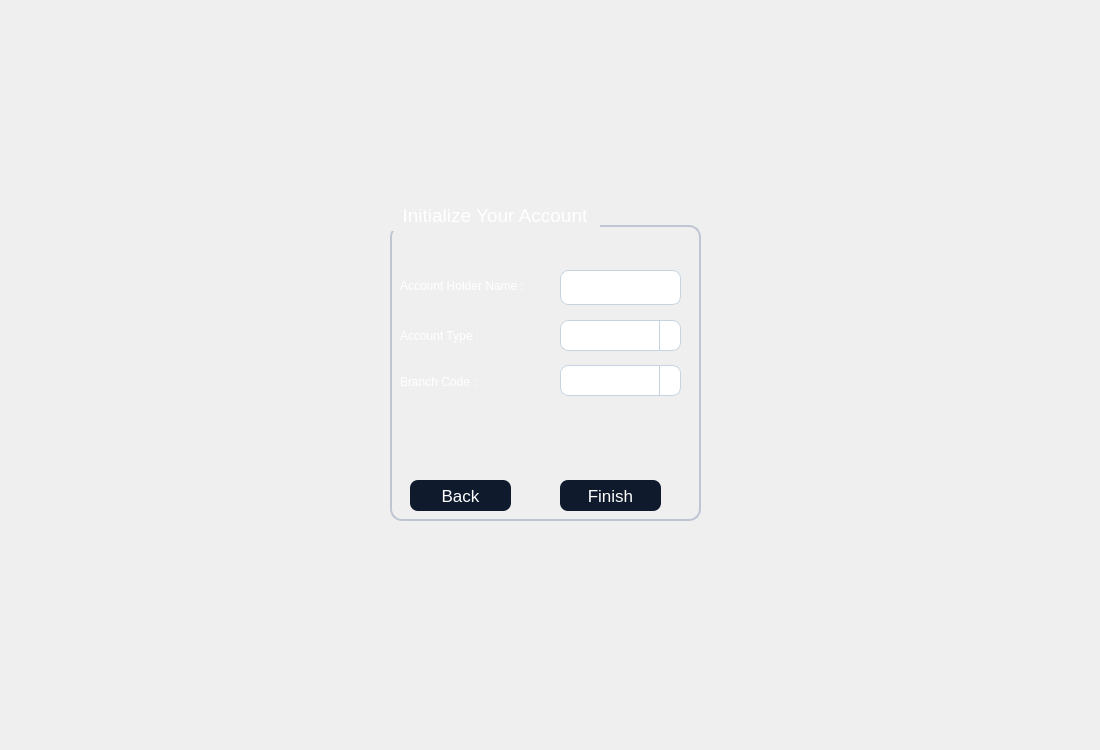
<?xml version="1.0" encoding="UTF-8"?>
<ui version="4.0">
 <class>afterregistering</class>
 <widget class="QDialog" name="afterregistering">
  <property name="geometry">
   <rect>
    <x>0</x>
    <y>0</y>
    <width>1100</width>
    <height>750</height>
   </rect>
  </property>
  <property name="windowTitle">
   <string>Dialog</string>
  </property>
  <property name="styleSheet">
   <string notr="true">QTableWidget {
    background-color: #1A2236;
    color: #FFFFFF;
    border: 1px solid #3A3F58;
    gridline-color: #3A3F58;
    font-family: &quot;Inter&quot;;
    font-size: 10pt;
    border-radius: 8px;
    selection-background-color: #0F5FFF;
    selection-color: #FFFFFF;
}

QHeaderView::section {
    background-color: #0F1A2C;
    color: #FFFFFF;
    border: 1px solid #3A3F58;
    padding: 4px;
    font-family: &quot;Montserrat SemiBold&quot;;
    font-size: 10pt;
}

QTableWidget::item:selected {
    background-color: #0F5FFF;
    color: #FFFFFF;
}
QGroupBox {
    border: 1.5px solid #BFC5D2;
    border-radius: 12px;
    margin-top: 25px;
    color: white;
    font-family: &quot;Segoe UI Semibold&quot;;
    font-size: 14pt;
}

QGroupBox::title {
    subcontrol-origin: margin;
    padding: 4px 10px;
}
QPushButton {
    background-color: #0F1A2C;
    color: #FFFFFF;
	border-color: rgb(0, 0, 0);
    border-radius: 10px;
    font-family: &quot;Montserrat SemiBold&quot;;
    font-size: 12pt;
    padding: 6px 12px;
}

QPushButton:hover {
    background-color: #1A2942;
}

QPushButton:pressed {
    background-color: #09111A;
}
QLineEdit {
    background-color: #FFFFFF;
    border: 1px solid #C6D4E1;
    border-radius: 8px;
    padding: 6px;
    color: #0A1320;
    font-family: &quot;Inter&quot;;
    font-size: 11pt;
}

QLineEdit:focus {
    border: 1px solid #00B4FF;
    background-color: #F8FBFF;
}
QComboBox {
    background-color: #FFFFFF;
    border: 1px solid #C6D4E1;
    border-radius: 8px;
    padding: 6px;
    color: #0A1320;
    font-family: &quot;Inter&quot;;
    font-size: 11pt;
}

QComboBox:focus {
    border: 1px solid #00B4FF;
    background-color: #F8FBFF;
}

QComboBox::drop-down {
    subcontrol-origin: padding;
    subcontrol-position: top right;
    width: 20px;
    border-left: 1px solid #C6D4E1;
}

QComboBox::down-arrow {
    
	image: url(:/new/prefix1/icon.png);
    width: 12px;
    height: 12px;
}</string>
  </property>
  <widget class="QLabel" name="label_3">
   <property name="geometry">
    <rect>
     <x>0</x>
     <y>0</y>
     <width>1100</width>
     <height>750</height>
    </rect>
   </property>
   <property name="styleSheet">
    <string notr="true">image: url(:/new/prefix1/bg.jpg);</string>
   </property>
   <property name="text">
    <string/>
   </property>
  </widget>
  <widget class="QGroupBox" name="groupBox">
   <property name="geometry">
    <rect>
     <x>390</x>
     <y>200</y>
     <width>311</width>
     <height>321</height>
    </rect>
   </property>
   <property name="title">
    <string>Initialize Your Account</string>
   </property>
   <widget class="QLabel" name="label">
    <property name="geometry">
     <rect>
      <x>10</x>
      <y>70</y>
      <width>181</width>
      <height>31</height>
     </rect>
    </property>
    <property name="styleSheet">
     <string notr="true">color: rgb(255, 255, 255);</string>
    </property>
    <property name="text">
     <string>Account Holder Name :</string>
    </property>
   </widget>
   <widget class="QLineEdit" name="le1">
    <property name="geometry">
     <rect>
      <x>170</x>
      <y>70</y>
      <width>121</width>
      <height>35</height>
     </rect>
    </property>
   </widget>
   <widget class="QComboBox" name="box">
    <property name="geometry">
     <rect>
      <x>170</x>
      <y>120</y>
      <width>121</width>
      <height>31</height>
     </rect>
    </property>
   </widget>
   <widget class="QLabel" name="label_2">
    <property name="geometry">
     <rect>
      <x>10</x>
      <y>120</y>
      <width>181</width>
      <height>31</height>
     </rect>
    </property>
    <property name="styleSheet">
     <string notr="true">color: rgb(255, 255, 255);</string>
    </property>
    <property name="text">
     <string>Account Type :</string>
    </property>
   </widget>
   <widget class="QPushButton" name="back">
    <property name="geometry">
     <rect>
      <x>20</x>
      <y>280</y>
      <width>101</width>
      <height>31</height>
     </rect>
    </property>
    <property name="styleSheet">
     <string notr="true">background-color: #0F1A2C;
    color: #FFFFFF;
border-color: rgb(0, 0, 0);
    border-radius: 8px;
    font-family: &quot;Segoe UI Semibold&quot;;
    font-size: 13pt;</string>
    </property>
    <property name="text">
     <string>Back</string>
    </property>
   </widget>
   <widget class="QPushButton" name="finish">
    <property name="geometry">
     <rect>
      <x>170</x>
      <y>280</y>
      <width>101</width>
      <height>31</height>
     </rect>
    </property>
    <property name="styleSheet">
     <string notr="true">background-color: #0F1A2C;
    color: #FFFFFF;
border-color: rgb(0, 0, 0);
    border-radius: 8px;
    font-family: &quot;Segoe UI Semibold&quot;;
    font-size: 13pt;</string>
    </property>
    <property name="text">
     <string>Finish</string>
    </property>
   </widget>
   <widget class="QLabel" name="l">
    <property name="geometry">
     <rect>
      <x>10</x>
      <y>210</y>
      <width>291</width>
      <height>61</height>
     </rect>
    </property>
    <property name="styleSheet">
     <string notr="true">color: rgb(85, 170, 127);
font: 700 14pt &quot;Segoe UI&quot;;</string>
    </property>
    <property name="text">
     <string/>
    </property>
   </widget>
   <widget class="QLabel" name="label_4">
    <property name="geometry">
     <rect>
      <x>10</x>
      <y>166</y>
      <width>101</width>
      <height>31</height>
     </rect>
    </property>
    <property name="styleSheet">
     <string notr="true">color: rgb(255, 255, 255);</string>
    </property>
    <property name="text">
     <string>Branch Code :</string>
    </property>
   </widget>
   <widget class="QComboBox" name="box2">
    <property name="geometry">
     <rect>
      <x>170</x>
      <y>165</y>
      <width>121</width>
      <height>31</height>
     </rect>
    </property>
   </widget>
  </widget>
 </widget>
 <resources/>
 <connections/>
</ui>
